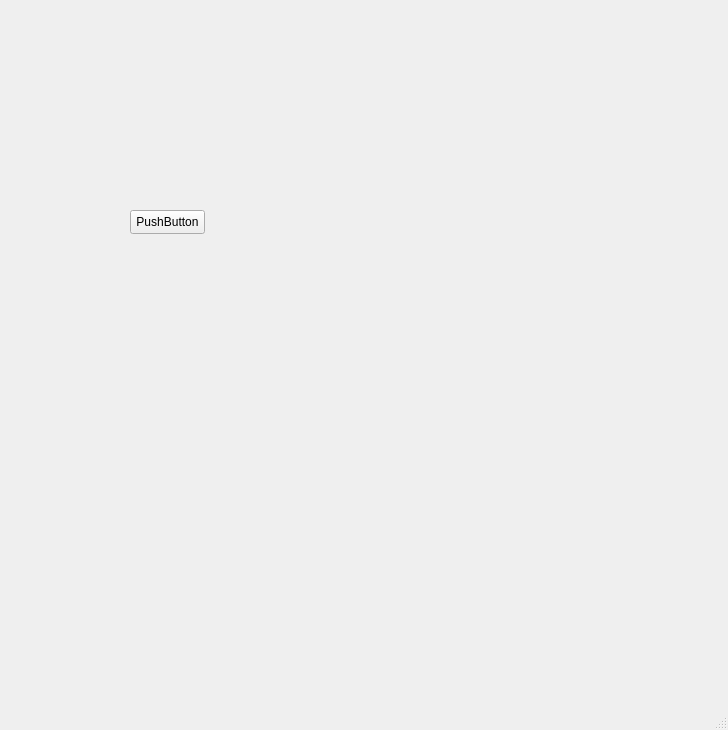
<?xml version="1.0" encoding="UTF-8"?>
<ui version="4.0">
 <class>rsmesh::ui::MainWindow</class>
 <widget class="QMainWindow" name="rsmesh::ui::MainWindow">
  <property name="geometry">
   <rect>
    <x>0</x>
    <y>0</y>
    <width>728</width>
    <height>730</height>
   </rect>
  </property>
  <property name="windowTitle">
   <string>MainWindow</string>
  </property>
  <widget class="QWidget" name="centralwidget">
   <widget class="QPushButton" name="pushButton">
    <property name="geometry">
     <rect>
      <x>130</x>
      <y>210</y>
      <width>75</width>
      <height>24</height>
     </rect>
    </property>
    <property name="text">
     <string>PushButton</string>
    </property>
   </widget>
  </widget>
  <widget class="QMenuBar" name="menubar">
   <property name="geometry">
    <rect>
     <x>0</x>
     <y>0</y>
     <width>728</width>
     <height>22</height>
    </rect>
   </property>
  </widget>
  <widget class="QStatusBar" name="statusbar"/>
 </widget>
 <resources/>
 <connections/>
</ui>
